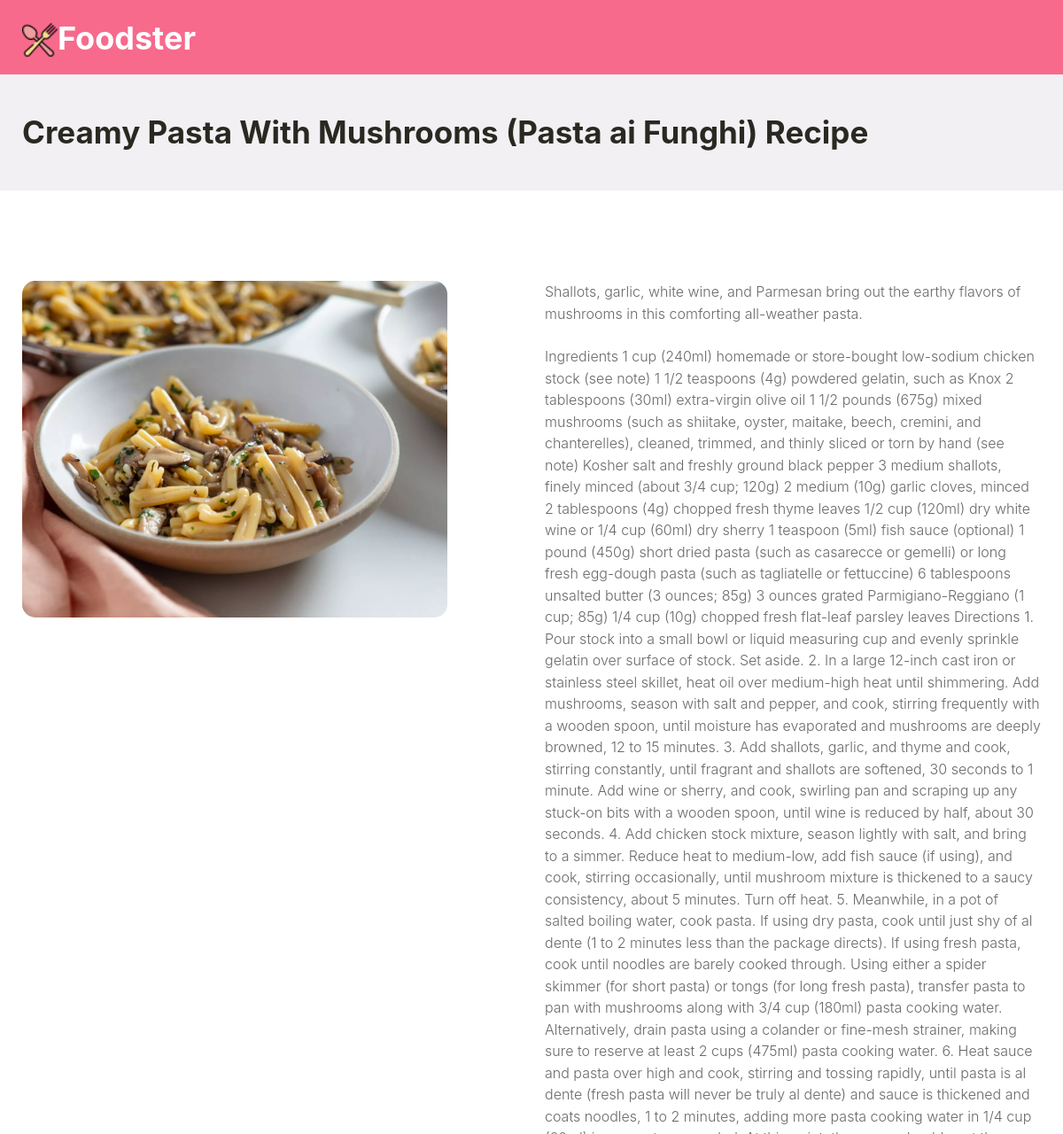
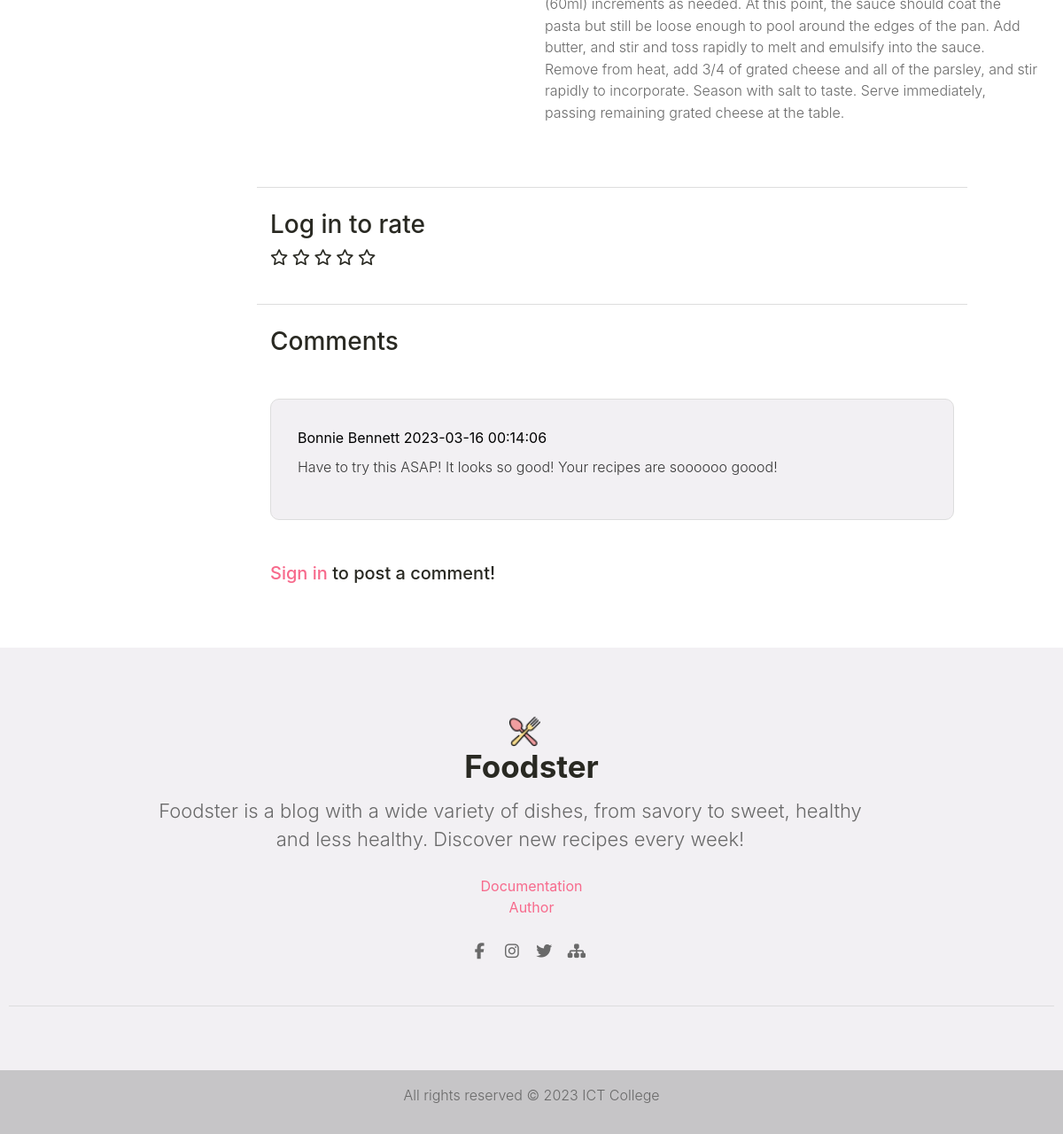
/recipe.php?id=1, run on the app's committed database (2 pictures, top to bottom).
### tables this page shows
CREATE TABLE `posts` (
  `idPost` int(255) NOT NULL,
  `name` varchar(100) NOT NULL,
  `text` text NOT NULL,
  `date` timestamp NOT NULL DEFAULT current_timestamp() ON UPDATE current_timestamp(),
  `imgSrc` varchar(255) NOT NULL,
  `openingText` text NOT NULL,
  `idCategory` int(255) NOT NULL
);

CREATE TABLE `comments` (
  `idComment` int(255) NOT NULL,
  `text` text NOT NULL,
  `date` timestamp NOT NULL DEFAULT current_timestamp() ON UPDATE current_timestamp(),
  `idUser` int(255) NOT NULL,
  `idPost` int(255) NOT NULL
);

CREATE TABLE `users` (
  `idUser` int(255) NOT NULL,
  `name` varchar(60) NOT NULL,
  `email` varchar(100) NOT NULL,
  `pass` varchar(255) NOT NULL,
  `active` tinyint(1) NOT NULL,
  `activationCode` varchar(255) NOT NULL,
  `date` timestamp NOT NULL DEFAULT current_timestamp() ON UPDATE current_timestamp(),
  `idRole` int(255) NOT NULL
);

### recipe.php (called while the page is built)
<?php
    require_once "view/fixed/head.php";
    require_once "view/fixed/header.php";
    require_once "view/pages/recipe.php";
    require_once "view/fixed/footer.php";
?>

### model/fetchPost.php (called while the page is built, shortened)
<?php
    require_once "connection.php";
    $mess = "";
    if(isset($_GET['id'])){
        $postId = $_GET['id'];
        $query = "SELECT p.*, p.name AS postName FROM posts AS p WHERE p.idPost=:id";
        $preparation = $connection->prepare($query);
        $preparation->bindParam(":id", $postId);
        try{
            $preparation->execute();
            $result = $preparation->fetch();
            if($preparation->rowCount() == 1){
                $data = $result;
                $rating = 0;
            }
            else{
                $mess = "There is no match.";
                $code = 404;
            }
        }
        catch(PDOException $e){
            $data = "Server error";
            $data = 500;
        }
    }
    else{
        $data = "Server error";
        $code = 404;
    }
?>

### model/fetchCommentsRecipe.php (called while the page is built, shortened)
<?php
    require_once "connection.php";
    if(isset($_GET['id'])){
        $postId = $_GET['id'];
        $query = "SELECT c.*, u.*, c.date AS dateOfComment, c.text AS commentText, u.name AS userName FROM comments AS c INNER JOIN users AS u ON c.idUser=u.idUser WHERE c.idPost=:id";
        $preparation = $connection->prepare($query);
        $preparation->bindParam(":id", $postId);
        try{
            $preparation->execute();
            $result = $preparation->fetchAll();
            if($preparation->rowCount() != 0){
                $comment = $result;
            }
            else{
                $code = 404;
            }
        }
        catch(PDOException $e){
            $code = 500;
        }
    }
    else{
        $code = 404;
    }
?>

### view/pages/recipe.php (the view, shortened to what this page needs)
<?php
  include "model/fetchPost.php";
  include "model/fetchCommentsRecipe.php";
?>
<section class="w3l-breadcrumb py-5">
  <div class="container">
      <div class="header-section">
        <h3><?php
          if($mess != ""){
            echo $mess;
          }
          else{
            echo $data['postName'];
          }
        ?></h3>
      </div>
  </div>
</section>
<section class="w3l-blog-single py-5">
  <div class="container py-lg-3">
    <?php
        if($mess == ""):
    ?>
    <div class="row abouthy-img-grids">
      <div class="col-lg-6 col-md-6 blog2-posts">
        <div class="img-circle postRecipe">
          <img src="assets/images/<?=$data['imgSrc']?>" class="img-fluid" alt="<?=$data['postName']?>"/>
        </div>
      </div>
      <div class="col-lg-6 col-md-6 blog2-posts">
        <div class="message">
              <div class="single-post-content">
                <p class="mb-4"><?=$data['openingText']?></p>
                <p class="mb-4"><?=$data['text']?></p>
              </div>
        </div>
      </div>
    </div>
    <div class="row mt-5">
      <div class="col-lg-8 pl-lg-0 offset-lg-3 offset-0">
        <nav class="post-navigation row mb-4 mt-lg-0 mt-5 py-4 text-left">
          <div id="rate" class="post-prev col-12 pr-sm-5">
            <?php
              if(isset($_SESSION['user'])):
            ?>
            <h4 class="side-title mb-2">Rate this post</h4>
            <?php
              else:
            ?>
            <h4 class="side-title mb-2"><a href="login.php" style="font-size: 28px;">Log in</a> to rate</h4>
            <?php
              endif;
            ?>
            <?php
              for($i=0; $i<5; $i++):
                if($i<$rating):
            ?>
              <a href="" data-id="<?=$i+1?>"><i class="fas fa-star" data-post="<?=$data['idPost']?>" data-rating="<?=$i+1?>"></i></a>
              <?php
                else:
              ?>
              <a href="" data-id="<?=$i+1?>"><i class="far fa-star" data-post="<?=$data['idPost']?>" data-rating="<?=$i+1?>"></i></a>
              <?php
                endif;
              endfor;
              ?>
          </div>
        </nav>
        <h4 class="side-title ">Comments</h4>
        <?php
            if($comment != ""):
              foreach($comment as $c):
          ?>
        <div class="comments mt-5">
          <div class="media mt-4">
            <div class="media-body">
              <ul class="time-rply mb-2">
                <li class="name mt-0 mb-2 d-block" style="color: #000;"><?=$c['userName']?>
                  <?=$c['dateOfComment']?>
                </li>
              </ul>
              <p style="color: #383838;"><?=$c['commentText']?></p>
            </div>
          </div>
        </div>
        <?php
          endforeach;
        else:
        ?>
        <p>No comments yet!</p>
        <?php
          endif;
        ?>
        <div class="leave-comment-form mt-5" id="reply">
          <?php
            if(isset($_SESSION['user'])):
          ?>
          <h4 class="side-title mb-2">Leave your comment</h4>
          <form action="">
            <div class="form-group">
              <textarea name="postComment" id="postComment" class="form-control" placeholder="Your Comment" spellcheck="false"></textarea>
            </div>
            <input type="hidden" id="idPost" value="<?=$_GET['id']?>"/>
            <div class="submit text-right">
              <input type="button" value="Post Comment" id="btnPostCom" name="btnPost" class="btn btn-style btn-primary"/>
            </div>
          </form>
          <p id="messComment"></p>
          <?php
            else:
          ?>
          <h5><a href="register.php">Sign in</a> to post a comment!</h5>
          <?php
            endif;
          ?>
        </div>
      </div>
    </div>
    <?php
      endif;
    ?>
  </div>
</section>

### view/fixed/head.php (shortened to what this page needs)
<!DOCTYPE html>
<html lang="en">
<head>
  <link rel="stylesheet" href="assets/css/style-starter.css"/>
  <link rel="stylesheet" href="assets/css/style-liberty.css"/>
  <link rel="stylesheet" href="assets/css/style.css"/>
</head>
<body>

### view/fixed/header.php (shortened to what this page needs)
<header id="site-header">
	<div class="container">
		<nav class="navbar navbar-expand-lg navbar-dark stroke p-0">
			<a class="navbar-brand" href="index.php">
				<img src="assets/images/favicon.ico" alt="logo" style="height:40px;" />
			</a>
			<h1>
				<a class="navbar-brand" href="index.php">Foodster</a>
			</h1>
		</nav>
	</div>
</header>

### view/fixed/footer.php (shortened to what this page needs)
<footer class="w3l-footer">
    <section class="footer-inner-main">
        <div class="footer-hny-grids py-5">
            <div class="container py-lg-4">
                <div class="text-txt">
                        <div class="row footer-about pb-5 d-flex justify-content-center align-items-center">
                            <div class="col-lg-9 footer-links">
                                <div class="header-section text-center">
                                    <a class="navbar-brand" href="index.php">
                                        <img src="assets/images/favicon.ico" alt="logo" style="height:35px;" />
                                    </a>
                                    <h3 class="mb-3">Foodster</h3>
                                    <p class="pr-lg-5">Foodster is a blog with a wide variety of dishes, from savory to sweet, healthy and less healthy. Discover new recipes every week!</p>
                                </div>
                                <div class="columns-2 mt-4">
                                    <ul class="text-center">
                                        <li><a href="documentation.pdf">Documentation</a></li>
                                        <li><a href="author.php">Author</a></li>
                                    </ul>
                                </div>
                                <div class="columns-2 mt-4">
                                    <ul class="social text-center">
                                        <li><a href="https://www.facebook.com/"><span class="fa fa-facebook" aria-hidden="true"></span></a>
                                        </li>
                                        <li><a href="https://www.instagram.com/"><span class="fa fa-instagram" aria-hidden="true"></span></a>
                                        </li>
                                        <li><a href="https://www.twitter.com/"><span class="fa fa-twitter" aria-hidden="true"></span></a>
                                        </li>
                                        <li><a href="sitemap.xml"><span class="fa fa-sitemap" aria-hidden="true"></span></a>
                                        </li>
                                    </ul>
                                </div>
                            </div>
                        </div>
                </div>
            </div>
        </div>
        <div class="below-section">
            <div class="container">
                <div class="copyright-footer">
                    <div class="text-center">
                        <p>All rights reserved &copy; 2023 ICT College</p>
                    </div>
                </div>
            </div>
        </div>
    </section>
</footer>
</body>
</html>

### assets/css/style.css (style rules this page uses)
.postRecipe { width: 480px!important; height: 380px!important; border: none!important; }

### data on the page
posts: name "Creamy Pasta With Mushrooms (Pasta ai Funghi) Recipe", imgSrc (picture), openingText "Shallots, garlic, white wine, and Parmesan bring out the earthy flavors of mushrooms in this comforting all-weather pasta.", text "Ingredients 1 cup (240ml) homemade or store-bought low-sodium chicken stock (see note) 1 1/2 teaspoons (4g) powdered gelatin, such as Knox 2 tablespoons (30ml) extra-virgin olive oil 1 1/2 pounds (675g) mixed mushrooms (such as shiitake, oyster, maitake, beech, cremini, and chanterelles), cleaned, trimmed, and thinly sliced or torn by hand (see note) Kosher salt and freshly ground black pepper 3 medium shallots, finely minced (about 3/4 cup; 120g) 2 medium (10g) garlic cloves, minced 2 tablespoons (4g) chopped fresh thyme leaves 1/2 cup (120ml) dry white wine or 1/4 cup (60ml) dry sherry 1 teaspoon (5ml) fish sauce (optional) 1 pound (450g) short dried pasta (such as casarecce or gemelli)…"
comments: idUser.name "Bonnie Bennett", date "2023-03-16 00:14:06", text "Have to try this ASAP! It looks so good! Your recipes are soooooo goood!"
